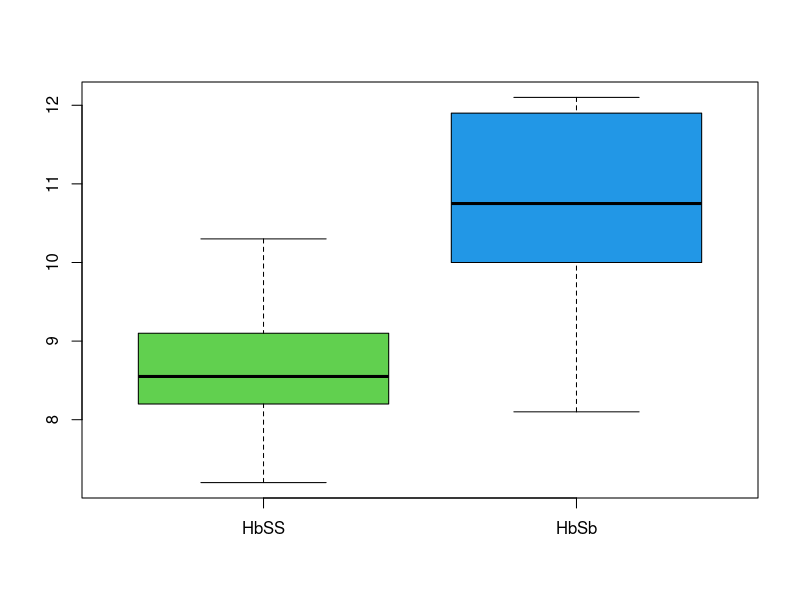

Generate this figure with R:
png(file="solution.png")
  HbSS <- c(7.2, 7.7, 8, 8.1, 8.3, 8.4, 8.4, 8.5, 8.6, 8.7, 9.1, 
            9.1, 9.1, 9.8, 10.1, 10.3)
  HbSb <- c(8.1, 9.2, 10, 10.4, 10.6, 10.9, 11.1, 11.9, 12.0, 12.1)
  boxplot(list(HbSS = HbSS , HbSb = HbSb ), col = c(3, 4)) 
dev.off()
